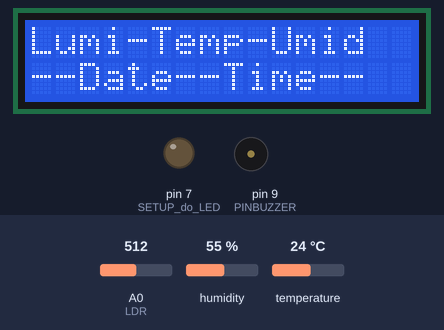
A sketch run on a simulated Arduino Uno, built with avr-gcc and run on an emulated ATmega328P. On the bench: 16×2 character LCD, output pins drawn as LEDs (lit = HIGH), buzzer (waves = sounding). The inputs (shaded band) are chosen by the test bench; at power-on: A0 (LDR) = 512, humidity 55 %, temperature 24 °C. The local clock reads 2024-03-15 10:24:30 at power-on unless the sketch sets it; EEPROM starts erased; what the sketch prints to the serial monitor is not drawn.

Above: at 0.1 s.
At 7.4 s:
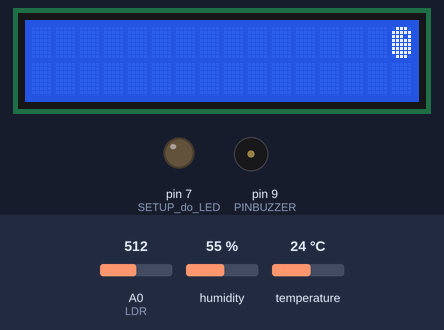
At 14.6 s:
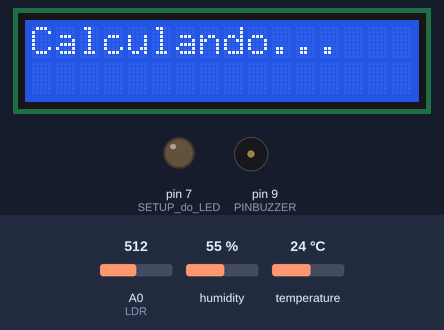
At 31.1 s:
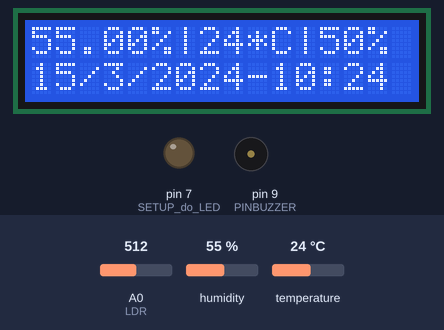
Timing chart, 0 to 32.6 s (numbered marks = the images above):
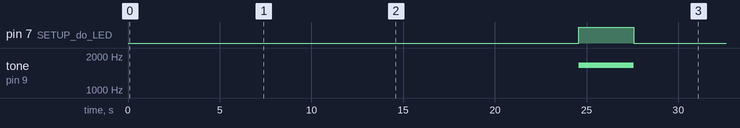

Measured:
- by itself, pin 7 (SETUP_do_LED): LOW → HIGH at 24.6 s, → LOW 3.0 s later
- by itself, tone on pin 9 (PINBUZZER): silent → 1660 Hz at 24.6 s, → silent 3.0 s later
- what the display in image 2 shows lasts 16.5 s, from 14.6 s to 31.1 s

The sketch:

C_digo_ARDU.ino
```cpp
#include <LiquidCrystal.h>
#include "dht.h"
#include <Wire.h> //INCLUSÃO DA BIBLIOTECA
#include "RTClib.h" //INCLUSÃO DA BIBLIOTECA
#include <EEPROM.h>

#define PINBUZZER 9
//Define as Variáveis fora dos limites especificados.
#define FORA_DOS_LIMITES  !((m_temperatura >= 15)&&(m_temperatura <= 25)) || !((m_umidade >= 30)&&(m_umidade <= 50)) || !((m_luminosidade >= 0)&&(m_luminosidade <= 30))

LiquidCrystal lcd(12, 11, 10, 5, 4, 3, 2);
const int pinoDHT11 = A2; //PINO ANALÓGICO UTILIZADO PELO DHT11
dht DHT; //VARIÁVEL DO TIPO DHT
RTC_DS3231 rtc; //OBJETO DO TIPO RTC_DS3231 REAL TIME CLOCK


//CRIANDO OS BYTES PARA ANIMAÇÃO
byte PAKMAIN_ALIMENTAR[8] = {
B01110,
B11111,
B11101,
B11111,
B11100,
B11000,
B11100,
B01111
};

byte PAKMAIN_ALIMENTAR_INVERSO[8] = {
B01110,
B11111,
B10111,
B11111,
B00111,
B00011,
B00111,
B11110
};

byte PAKMAIN_COMIDO[8] = {
B01110,
B11111,
B11101,
B11111,
B11111,
B11111,
B11111,
B01110
};

byte PAKMAIN_COMIDO_INVERSO[8] = {
B01110,
B11111,
B10111,
B11111,
B11111,
B11111,
B11111,
B01110
};

byte GHOST_FANTASMA[8] = {
B01110,
B11111,
B10101,
B11111,
B11111,
B11111,
B11111,
B10101
};

byte VAZIO[8] = {
B00000,
B00000,
B00000,
B00000,
B00000,
B00000,
B00000,
B00000
};


void setup()
{
  pinMode(PINBUZZER, OUTPUT); //Setup do Buzzer
  pinMode(7, OUTPUT); //SETUP do LED

  //SERIAL
  Serial.begin(9600); //INICIALIZA A SERIAL

  //LCD SETUP
  lcd.begin(16,2);
  lcd.clear();
  lcd.setCursor(0,0);
  lcd.print("Lumi-Temp-Umid");
  lcd.setCursor(0,1);
  lcd.print("--Date--Time--");


// To do, criar enum para cada estado
  lcd.createChar(1, PAKMAIN_ALIMENTAR);
  lcd.createChar(2, PAKMAIN_COMIDO);
  lcd.createChar(3, GHOST_FANTASMA);
  lcd.createChar(4, VAZIO);
  lcd.createChar(5, PAKMAIN_ALIMENTAR_INVERSO);
  lcd.createChar(6,PAKMAIN_COMIDO_INVERSO);

  //RTC SETUP
  if(! rtc.begin()) { // SE O RTC NÃO FOR INICIALIZADO, FAZ
    Serial.println("DS3231 não encontrado"); //IMPRIME O TEXTO NO MONITOR SERIAL
    while(1); //SEMPRE ENTRE NO LOOP
  }
  if(rtc.lostPower()){
    Serial.println("DS3231 OK!");
    rtc.adjust(DateTime(F(__DATE__), F(__TIME__))); //CAPTURA A DATA E HORA EM QUE O SKETCH É COMPILADO
    //rtc.adjust(DateTime(2023, 8, 29, 21, 26, 00)); //(ANO), (MÊS), (DIA), (HORA), (MINUTOS), (SEGUNDOS)
  }
  delay(2000);
  lcd.clear();
  //Animação
    int pacman_status = 2;

    for(int i = 0; i < 16; ++i)
  {
    lcd.setCursor(i,0);
    if(pacman_status % 2 == 0)
    {
      pacman_status = 1;
      lcd.write(pacman_status);
    }
    else
    {
      pacman_status = 2;
      lcd.write(pacman_status);
    }
    lcd.setCursor(i+2,0);
    lcd.write(3);
    lcd.setCursor(i+3,0);
    lcd.write(3);
    lcd.setCursor(i+4,0);
    lcd.write(3);
    delay(350);
    lcd.clear();
  }

  pacman_status = 6;
  for(int i = 16; i > -5; --i)
  {
    lcd.setCursor(i+2,1);
    lcd.write(3);
    lcd.setCursor(i+3,1);
    lcd.write(3);
    lcd.setCursor(i+4,1);
    lcd.write(3);
    lcd.setCursor(i,1);
    if(pacman_status % 2 == 0)
    {
      pacman_status = 5;
      lcd.write(pacman_status);
    }
    else
    {
      pacman_status = 6;
      lcd.write(pacman_status);
    }
    delay(250);
    lcd.clear();
  }
  delay(1000);
}

//Declarando variáveis necessárias para calcular a media e exibir os dados da EEPROM no Serial
int cont = 0;
unsigned long i = 0;

void loop()
{
  //RTC CONFIG
  DateTime dt = rtc.now(); //CHAMADA DE FUNÇÃO dt.day, dt.year, dt.month
  //LCD CONFIG
  delay(250);
  lcd.noDisplay();
  lcd.clear();
  delay(250);
  lcd.display();
  lcd.print("Calculando...");

  //LDR (LUMINOSIDADE)
  int sensorValue = analogRead(A0);   // Ler o pino Analógico A0 onde está o LDR, lembrando que o divisor de tensão é Vin = Vout (R2/(R1 + R2))

  //CALCULA AS MEDIAS DOS VALORES AO FINAL DE 10 SEGUNDOS
  unsigned long tempo_inicio = millis();
  Serial.print("millis:");
  Serial.println(tempo_inicio);
  cont = 0;
  float m_umidade = 0; //Média da Umidade
  float m_luminosidade = 0; //Media da Luminosidade
  float m_temperatura = 0; //Media da Temperatura
  while((millis() - tempo_inicio) <= 10000 ) //durante 10 segundos
  {
    //DENTRO DESTE WHILE ELE REALIZA O CÁLCULO DAS MEDIDAS DURANTE 10 SEGUNDOS.
    //AO FINAL DOS 10 SEGUNDOS, ELE EXIBE A MÉDIA DOS VALORES MEDIDOS POR 50 SEGUNDOS, TOTALIZANDO 1 MINUTO DE ITERAÇÃO
    cont += 1;

    //MEDICOES
    DHT.read11(pinoDHT11); //Mede Umidade e Temperatura pelo DHT
    m_umidade += DHT.humidity;
    m_temperatura += DHT.temperature;

    sensorValue = analogRead(A0);
    m_luminosidade += map(sensorValue, 0, 1023, 0, 100);  // Normalizar o valor da luminosidade entre 0% e 100%
  }
  Serial.print(String(cont) + '\n');
  Serial.print("");
  m_umidade /= cont; //Calcula a média
  m_temperatura /= cont; //Calcula a media
  m_luminosidade /= cont; //Calcula a media

  // Verifica se os valores estão dentro dos limites

  if ( FORA_DOS_LIMITES )
  {
    // EEPROM
    String log_eeprom = "";
    log_eeprom += String(m_umidade) + "%|";
    log_eeprom += String(m_temperatura) + "*C|";
    log_eeprom += String(m_luminosidade) + "%";
    log_eeprom += "-" + String(dt.day(), DEC) +"/"+ String(dt.month(), DEC) +"/"+ String(dt.year(), DEC) + ',';
    //TEXTO DE LOG É INSERIDO NA EEPROM EM CASO DE "IRREGULARIDADE"
    digitalWrite(7, HIGH); //A LED Acende
    tone(PINBUZZER, 1660, 3000); //O Buzzer Toca
    delay(3000);
    digitalWrite(7, LOW); //A LED Apaga

    //Gravar na eeprom
    Serial.println("i="+String(i));
    for (i; i < 1024; ++i)
    {
      EEPROM.write(i, log_eeprom[i]);
    }
  }

  //EXIBIÇÃO LCD
  lcd.setCursor(0,0);
  lcd.print(m_umidade); //IMPRIME O VALOR DE UMIDADE MEDIDO
  lcd.print("%|"); //ESCREVE O TEXTO
  lcd.print(m_temperatura, 0); //IMPRIME O VALOR DE UMIDADE MEDIDO E REMOVE A PARTE DECIMAL
  lcd.print("*C|"); //IMPRIME O TEXTO
  lcd.print(round(m_luminosidade)); //ESCREVE A LUMINOSIDADE
  lcd.print("%"); //ESCREVE O TEXTO EM SEGUIDA

  lcd.setCursor(0,1); //PASSA PRA PRÓXIMA LINHA
  lcd.print(dt.day(), DEC); //DIA
  lcd.print('/');
  lcd.print(dt.month(), DEC); //MES
  lcd.print('/');
  lcd.print(dt.year(), DEC); //ANO

  lcd.print("-");
  lcd.print(dt.hour(), DEC); //HORA
  lcd.print(':');
  lcd.print(dt.minute(), DEC); //MINUTO

  // Ler a EEPROm

  String retorno = "";
  for(int i = 0; i < EEPROM.length(); ++i)
  {
    retorno += char(EEPROM.read(i));
  }
  //Todo o dado da EEMPROM é exibido no SERIAL
  Serial.print(retorno);

  delay(20000);
}
```
